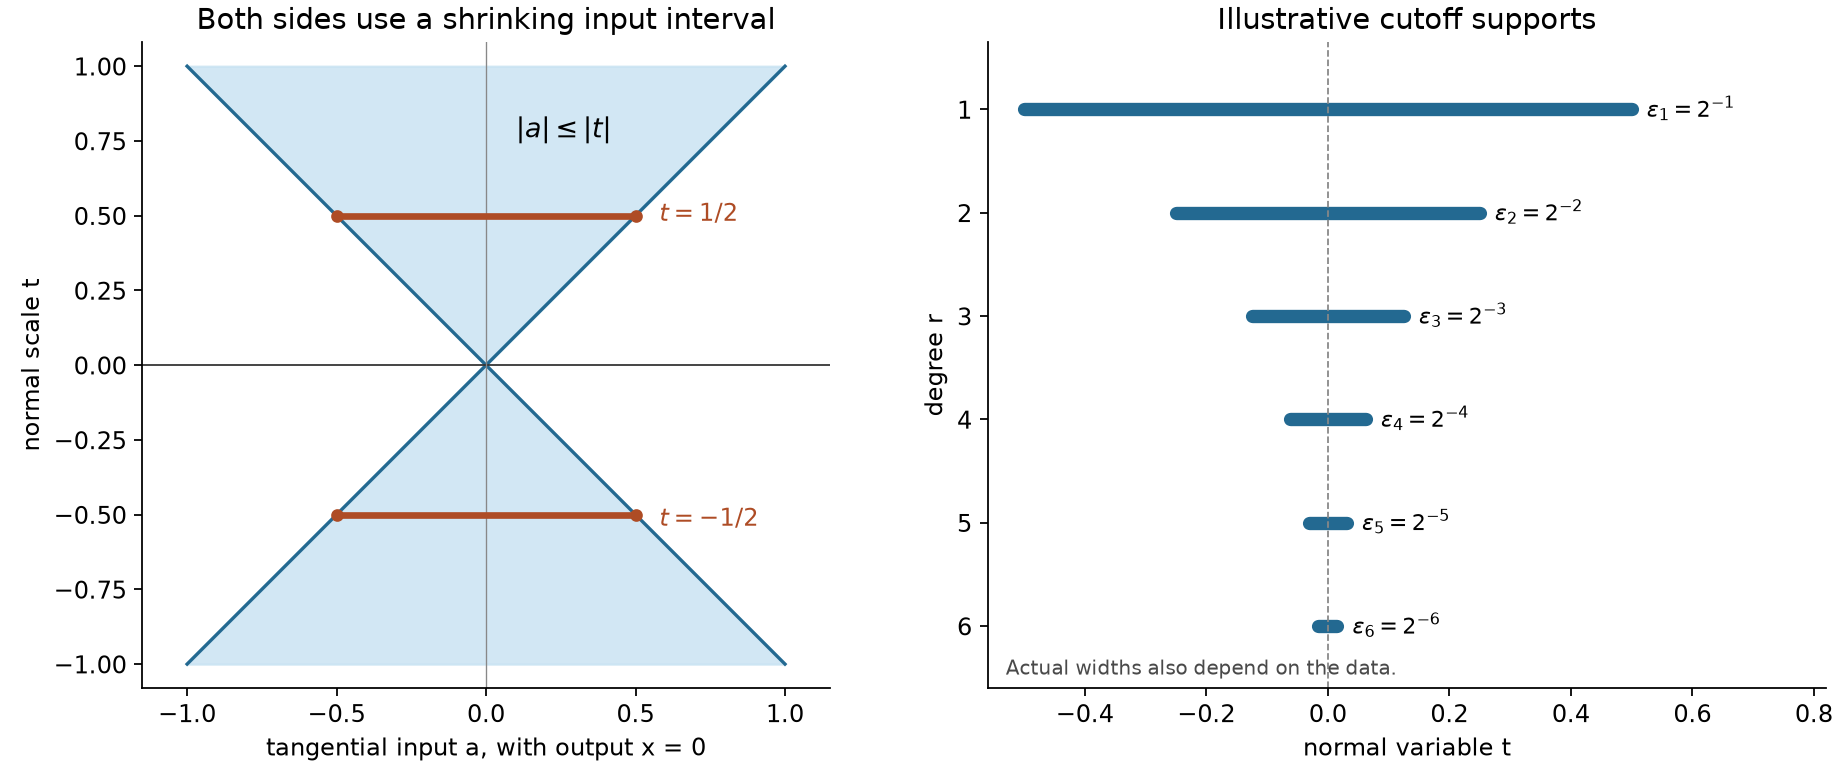

Generate this figure with Python:
from pathlib import Path
import numpy as np
import matplotlib
matplotlib.use("Agg")
import matplotlib.pyplot as plt

out = Path(__file__).resolve().parent
plt.rcParams.update({"font.family": "DejaVu Sans", "font.size": 11, "svg.hashsalt": "AN01-U163"})
fig, axes = plt.subplots(1, 2, figsize=(11.5, 4.8), layout="constrained")
ax = axes[0]
t = np.linspace(-1, 1, 401)
ax.fill_betweenx(t, -np.abs(t), np.abs(t), color="#c7e2f2", alpha=.8)
ax.plot(np.abs(t), t, color="#236991")
ax.plot(-np.abs(t), t, color="#236991")
ax.axhline(0, color="#333333", linewidth=.8)
ax.axvline(0, color="#888888", linewidth=.6)
for s in [-.5, .5]:
    ax.plot([-.5, .5], [s, s], color="#ae4c25", linewidth=3)
    ax.scatter([-.5, .5], [s, s], color="#ae4c25", s=22, zorder=5)
ax.text(.1, .76, r"$|a|\leq |t|$", fontsize=12)
ax.text(.58, .48, r"$t=1/2$", color="#ae4c25")
ax.text(.58, -.54, r"$t=-1/2$", color="#ae4c25")
ax.set(xlim=(-1.15, 1.15), ylim=(-1.08, 1.08),
       xlabel="tangential input a, with output x = 0", ylabel="normal scale t",
       title="Both sides use a shrinking input interval")
ax.set_aspect("equal")
ax = axes[1]
for r in range(1, 7):
    e = 2.**(-r)
    ax.plot([-e, e], [r, r], color="#236991", linewidth=6, solid_capstyle="butt")
    ax.scatter([-e, e], [r, r], color="#236991", s=24)
    ax.text(e + .025, r, rf"$\varepsilon_{r}=2^{{-{r}}}$", va="center", fontsize=10)
ax.axvline(0, color="#888888", linewidth=.8, linestyle="--")
ax.set(xlim=(-.56, .82), ylim=(6.6, .35), yticks=range(1, 7),
       xlabel="normal variable t", ylabel="degree r",
       title="Illustrative cutoff supports")
ax.text(-.53, 6.47, "Actual widths also depend on the data.", fontsize=9, color="#4a4a4a")
for ax in axes:
    ax.spines[["top", "right"]].set_visible(False)
fig.savefig(out / "normal-jet-scales.png", dpi=160, metadata={"Software": "Matplotlib; GPT-6 Astra (OpenAI)"})
svg = out / "normal-jet-scales.svg"
fig.savefig(svg, metadata={"Date": None, "Creator": "GPT-6 Astra (OpenAI)"})
svg.write_text("\n".join(line.rstrip() for line in svg.read_text(encoding="utf-8").splitlines()) + "\n", encoding="utf-8", newline="\n")
